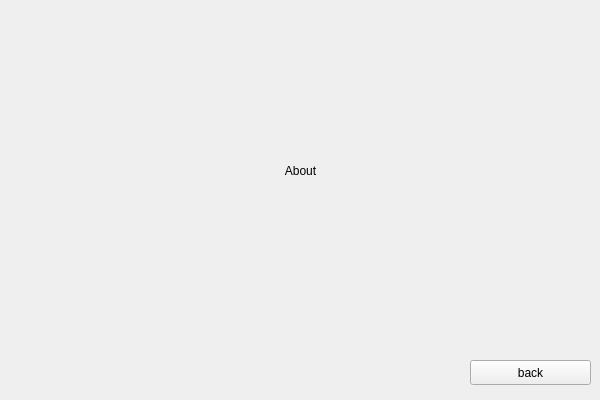
<?xml version="1.0" encoding="UTF-8"?>
<ui version="4.0">
 <class>Form</class>
 <widget class="QWidget" name="Form">
  <property name="geometry">
   <rect>
    <x>0</x>
    <y>0</y>
    <width>600</width>
    <height>400</height>
   </rect>
  </property>
  <property name="windowTitle">
   <string>Form</string>
  </property>
  <widget class="QLabel" name="about_lbl">
   <property name="geometry">
    <rect>
     <x>0</x>
     <y>10</y>
     <width>601</width>
     <height>321</height>
    </rect>
   </property>
   <property name="text">
    <string>About</string>
   </property>
   <property name="alignment">
    <set>Qt::AlignCenter</set>
   </property>
  </widget>
  <widget class="QPushButton" name="back_btn">
   <property name="geometry">
    <rect>
     <x>470</x>
     <y>360</y>
     <width>121</width>
     <height>25</height>
    </rect>
   </property>
   <property name="text">
    <string>back</string>
   </property>
  </widget>
 </widget>
 <resources/>
 <connections/>
</ui>
